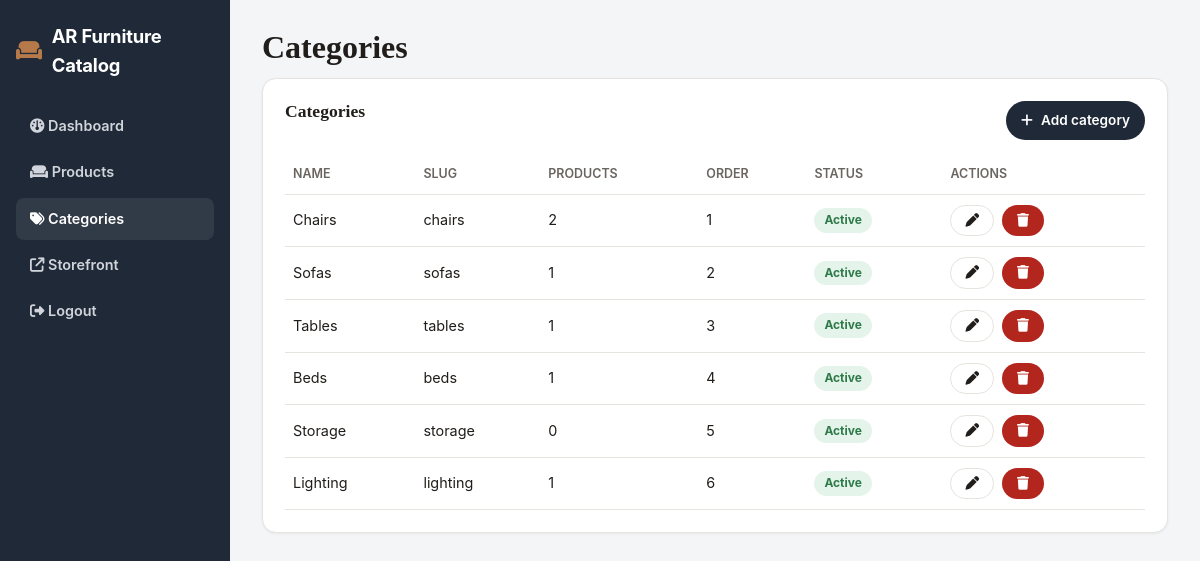
The app's page /admin/categories.php (signed in) with its own data.
### tables this page shows
CREATE TABLE IF NOT EXISTS `categories` (
  `id` INT UNSIGNED NOT NULL AUTO_INCREMENT,
  `slug` VARCHAR(120) NOT NULL,
  `name` VARCHAR(120) NOT NULL,
  `sort_order` INT NOT NULL DEFAULT 0,
  `is_active` TINYINT(1) NOT NULL DEFAULT 1,
  `created_at` DATETIME NOT NULL DEFAULT CURRENT_TIMESTAMP,
  PRIMARY KEY (`id`),
  UNIQUE KEY `uq_categories_slug` (`slug`)
);

### config/config.php (called while the page is built, shortened)
<?php
$envFile = dirname(__DIR__) . '/.env';
$env = is_file($envFile)
    ? parse_ini_file($envFile, false, INI_SCANNER_RAW)
    : [];
$envValue = static function (string $key, string $default = '') use ($env): string {
    $serverValue = getenv($key);
    if ($serverValue !== false) {
        return (string) $serverValue;
    }
    return isset($env[$key])
        ? (string) $env[$key]
        : $default;
};
return [
    'app' => [
        'name' => $envValue('APP_NAME', 'AR Furniture Catalog'),
        'base_url' => $envValue('APP_BASE_URL'),
        'timezone' => $envValue('APP_TIMEZONE', 'Asia/Kuala_Lumpur'),
        'default_currency' => 'RM',
    ],
    'db' => [
        'host' => $envValue('DB_HOST', 'localhost'),
        'name' => $envValue('DB_NAME', 'ar_furniture'),
        'user' => $envValue('DB_USER', 'root'),
        'pass' => $envValue('DB_PASS'),
        'charset' => 'utf8mb4',
    ],
    'uploads' => [
        'models_dir' => 'models',
        'thumbs_dir' => 'uploads/thumbs',
        'max_model_mb' => max(1, (int) $envValue('MAX_MODEL_MB', '100')),
        'max_image_mb' => max(1, (int) $envValue('MAX_IMAGE_MB', '5')),
        'allowed_model_ext' => ['glb', 'gltf', 'usdz'],
        'allowed_image_ext' => ['jpg', 'jpeg', 'png', 'webp'],
    ],
];

### includes/db.php (called while the page is built, shortened)
<?php
function get_db(): PDO
{
    static $pdo = null;
    $config = require __DIR__ . '/../config/config.php';
    $db = $config['db'];
    $dsn = sprintf(
        'mysql:host=%s;dbname=%s;charset=%s',
        $db['host'],
        $db['name'],
        $db['charset'] ?? 'utf8mb4'
    );
    try {
        $pdo = new PDO($dsn, $db['user'], $db['pass'], [
            PDO::ATTR_ERRMODE            => PDO::ERRMODE_EXCEPTION,
            PDO::ATTR_DEFAULT_FETCH_MODE => PDO::FETCH_ASSOC,
            PDO::ATTR_EMULATE_PREPARES   => false,
        ]);
    } catch (PDOException $e) {
        error_log('[AR Furniture] DB connection failed: ' . $e->getMessage());
        http_response_code(500);
        echo '<!doctype html><html><head><meta charset="utf-8">'
           . '<title>Service unavailable</title></head><body style="font-family:sans-serif;'
           . 'max-width:600px;margin:80px auto;text-align:center;color:#333;">'
           . '<h1>Database unavailable</h1>'
           . '<p>Please check the database configuration and try again shortly.</p>'
           . '</body></html>';
        exit;
    }
    return $pdo;
}

### includes/functions.php (called while the page is built, shortened)
<?php
function app_config(): array
{
    static $config = null;
    if ($config === null) {
        $config = require __DIR__ . '/../config/config.php';
    }
    return $config;
}
function h(?string $value): string
{
    return htmlspecialchars($value ?? '', ENT_QUOTES, 'UTF-8');
}
function base_url(): string
{
    $config = app_config();
    $isHttps = (
        (!empty($_SERVER['HTTPS']) && $_SERVER['HTTPS'] !== 'off') ||
        (($_SERVER['HTTP_X_FORWARDED_PROTO'] ?? '') === 'https') ||
        (($_SERVER['SERVER_PORT'] ?? '') == 443)
    );
    $scheme = $isHttps ? 'https' : 'http';
    $host   = $_SERVER['HTTP_HOST'] ?? 'localhost';
    $scriptDir = str_replace('\\', '/', dirname($_SERVER['SCRIPT_NAME'] ?? ''));
    foreach (['/admin', '/api'] as $sub) {
        if (substr($scriptDir, -strlen($sub)) === $sub) {
            $scriptDir = substr($scriptDir, 0, -strlen($sub));
        }
    }
    $scriptDir = rtrim($scriptDir, '/');
    return $scheme . '://' . $host . $scriptDir;
}
function url(string $path = ''): string
{
    $path = ltrim($path, '/');
    return base_url() . ($path !== '' ? '/' . $path : '');
}

### includes/categories.php (called while the page is built, shortened)
<?php
require_once __DIR__ . '/db.php';
require_once __DIR__ . '/functions.php';
function categories_get_all(): array
{
    $pdo = get_db();
    $stmt = $pdo->query(
        'SELECT c.id, c.slug, c.name, c.sort_order, c.is_active, c.created_at,
                (SELECT COUNT(*) FROM products p WHERE p.category_id = c.id) AS product_count
         FROM categories c
         ORDER BY c.sort_order ASC, c.name ASC'
    );
    return $stmt->fetchAll();
}

### admin/categories.php (the view, shortened to what this page needs)
<?php
require_once __DIR__ . '/../includes/functions.php';
require_once __DIR__ . '/../includes/categories.php';
require __DIR__ . '/../includes/admin_layout.php';
$categories = categories_get_all();
?>
<div class="admin-card">
    <div class="action-row" style="justify-content:space-between;margin-bottom:14px;">
        <h2 class="mt-0 mb-0" style="font-size:1.1rem;">Categories</h2>
        <a href="<?= h(url('admin/category_edit.php')) ?>" class="btn btn-primary btn-sm">
            <i class="fa-solid fa-plus"></i> Add category
        </a>
    </div>
    <?php if (empty($categories)): ?>
        <p>No categories yet.</p>
    <?php else: ?>
        <div class="table-scroll">
        <table class="data-table">
            <thead>
                <tr>
                    <th>Name</th>
                    <th>Slug</th>
                    <th>Products</th>
                    <th>Order</th>
                    <th>Status</th>
                    <th>Actions</th>
                </tr>
            </thead>
            <tbody>
                <?php foreach ($categories as $c): ?>
                    <tr>
                        <td><?= h($c['name']) ?></td>
                        <td><?= h($c['slug']) ?></td>
                        <td><?= (int) $c['product_count'] ?></td>
                        <td><?= (int) $c['sort_order'] ?></td>
                        <td>
                            <?php if ($c['is_active']): ?>
                                <span class="badge badge-success">Active</span>
                            <?php else: ?>
                                <span class="badge badge-muted">Inactive</span>
                            <?php endif; ?>
                        </td>
                        <td>
                            <div class="action-row">
                                <a href="<?= h(url('admin/category_edit.php?id=' . $c['id'])) ?>" class="btn btn-outline btn-sm">
                                    <i class="fa-solid fa-pen"></i>
                                </a>
                                <a href="<?= h(url('admin/category_delete.php?id=' . $c['id'])) ?>" class="btn btn-danger btn-sm">
                                    <i class="fa-solid fa-trash"></i>
                                </a>
                            </div>
                        </td>
                    </tr>
                <?php endforeach; ?>
            </tbody>
        </table>
        </div>
    <?php endif; ?>
</div>
<?php require __DIR__ . '/../includes/admin_layout_end.php'; ?>

### css/styles.css (style rules this page uses)
:root { --color-bg: #faf9f7; --color-surface: #ffffff; --color-text: #201d1a; --color-muted: #6b6560; --color-border: #e7e3de; --color-primary: #1f2937; --color-primary-hover: #111827; --color-accent: #b5794a; --color-accent-hover: #9c6539; --color-success: #2f7a4a; --color-danger: #b3261e; --radius: 14px; --radius-sm: 8px; --shadow-sm: 0 1px 3px rgba(20, 16, 10, 0.06); --shadow-md: 0 8px 24px rgba(20, 16, 10, 0.08); --font-body: -apple-system, BlinkMacSystemFont, "Segoe UI", Roboto, Helvetica, Arial, sans-serif; --font-heading: Georgia, "Times New Roman", serif; --container-max: 1200px; }
* { box-sizing: border-box; }
html, body { margin: 0; padding: 0; }
body { background: var(--color-bg); color: var(--color-text); font-family: var(--font-body); line-height: 1.55; -webkit-font-smoothing: antialiased; }
a { color: inherit; text-decoration: none; }
h1, h2, h3 { font-family: var(--font-heading); line-height: 1.2; margin: 0 0 12px; }
.btn { display: inline-flex; align-items: center; justify-content: center; gap: 8px; padding: 12px 22px; border-radius: 999px; font-weight: 600; font-size: 0.95rem; border: 1px solid transparent; cursor: pointer; transition: transform 0.1s ease, background 0.15s ease, box-shadow 0.15s ease; }
.btn-primary { background: var(--color-primary); color: #fff; }
.btn-outline { background: transparent; border-color: var(--color-border); color: var(--color-text); }
.btn-danger { background: var(--color-danger); color: #fff; }
.btn-sm { padding: 8px 14px; font-size: 0.85rem; }
.admin-body { background: #f4f5f7; }
.admin-card { background: #fff; border-radius: var(--radius); border: 1px solid var(--color-border); padding: 22px; box-shadow: var(--shadow-sm); margin-bottom: 22px; }
table.data-table { width: 100%; border-collapse: collapse; font-size: 0.9rem; }
table.data-table th, table.data-table td { text-align: left; padding: 10px 8px; border-bottom: 1px solid var(--color-border); vertical-align: middle; }
table.data-table th { color: var(--color-muted); font-weight: 600; font-size: 0.78rem; text-transform: uppercase; }
.table-scroll { overflow-x: auto; }
.badge { display: inline-block; padding: 3px 10px; border-radius: 999px; font-size: 0.75rem; font-weight: 700; }
.badge-success { background: #e5f4ea; color: var(--color-success); }
.action-row { display: flex; gap: 8px; flex-wrap: wrap; }
.mt-0 { margin-top: 0; }
.mb-0 { margin-bottom: 0; }

### records on screen
categories: name "Chairs", slug "chairs", product_count "2", sort_order "1", is_active "Active"
categories: name "Sofas", slug "sofas", product_count "1", sort_order "2", is_active "Active"
categories: name "Tables", slug "tables", product_count "1", sort_order "3", is_active "Active"
categories: name "Beds", slug "beds", product_count "1", sort_order "4", is_active "Active"
categories: name "Storage", slug "storage", product_count "0", sort_order "5", is_active "Active"
categories: name "Lighting", slug "lighting", product_count "1", sort_order "6", is_active "Active"

### other values on screen
$config['app']['name'] "AR Furniture Catalog"
$pageTitle "Categories"
